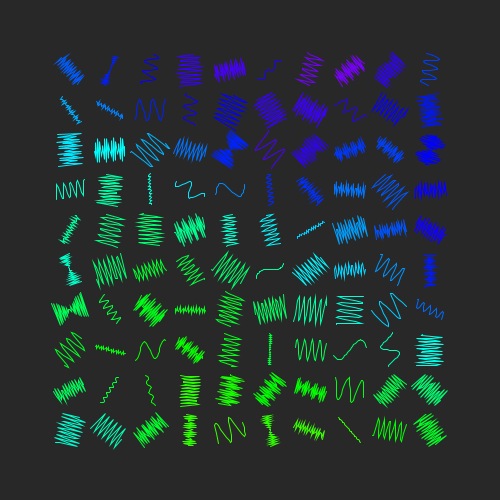
Frame 1 (no input)
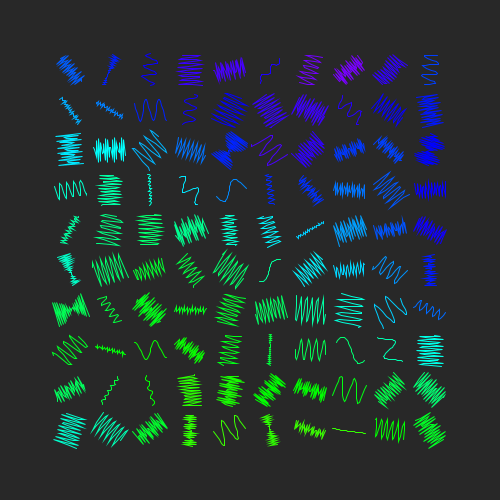
Frame 60 (the mouse pressed at the canvas centre just before this capture)
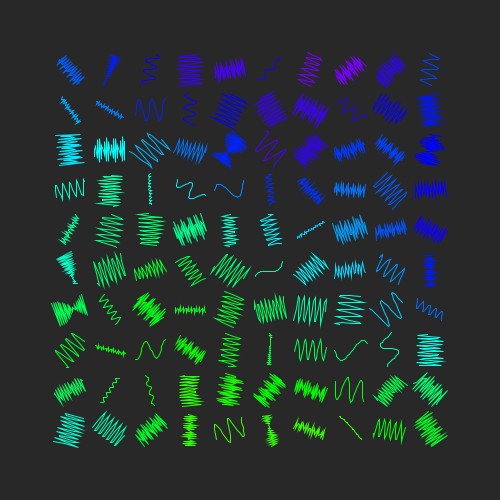
Frame 120 (the mouse held since frame 60 and released just before this capture)

The Processing sketch that drew these frames (run headless with seeded random() and noise(); from frame 60 on, the mouse is pressed at the canvas centre):

// Processing sketch: SineWavesPlus
// ── SineWavesPlus.pde
GridSystem gs;
void setup(){
  size(500, 500);
  colorMode(HSB, 100);
  //三个参数分别是格子的行数、列数以及边框的宽度。
  gs = new GridSystem(10, 10, 50); 
}

void draw(){
  background(16);
  gs.run();
}

void keyPressed(){
  gs.changeRenderMode();
}

class GridSystem{
  ArrayList<Grid> grids;
  float gridSize, border;
  
  GridSystem(float row, float col, float _border){
    border = _border;
    
    //根据容器的宽度和边框宽度计算每一个格子的大小。
    gridSize = (width - border * 2) / col;
    
    //对每一个格子进行初始化。
    grids = new ArrayList<Grid>();
    for(int i = 0 ; i < row; i++){
      for(int j = 0; j < col; j++){
      
    //三个参数分别是：行号、列号、格子大小。
        grids.add(new Grid(i, j, gridSize));
      }
    }
  }
  
  void run(){
    //改变绘制的坐标原点。
    translate(border, border);
    for(Grid g : grids){
    //更新并绘制每一个格子内的波动图案。
      g.update();
      g.display();
    }
  }
  
  void changeRenderMode(){
    //改变每一个波动图像的渲染模式
    for(Grid g : grids){
      g.changeRenderMode();
    }
  }
}

class Grid{
    //声明一些控制波动图案展现的参数。
    float waveWidth, size;
    float xPos, yPos;
    float phase, startPhase, phaseStep;
    float theta, amplitude, period;
    float c;
    final int STROKE_MODE = 0, FILL_MODE = 1;
    float mode = STROKE_MODE;
  
  Grid(float rowIndex, float colIndex, float _size){
    //格子和波动的大小
    size = _size;
    waveWidth = size * 0.8;
  
    //每个格子的中心位置
      xPos = colIndex * size + size / 2;
      yPos = rowIndex * size + size / 2;
  
    //周期
      period = TAU * pow(2, random(5));
  
    //振幅
     amplitude = map(montecarlo(), 0, 1, 0, size / 2 * 0.7);
  
    //初相
      startPhase = 0;
  
    //移动方向
      if(random(1) < 0.5){
        phaseStep = TAU / 128;
      }else{
        phaseStep = -TAU / 128;
      }
  
    //旋转角度
    theta = randomGaussian() * 2;
     
    //颜色
    c = map(noise(rowIndex / 10, colIndex / 10), 0, 1, 0, 100);
      

   }

  void update(){
    //更新初相startPhase
    //如果phaseStep > 0，startPhase变大，图像向左移动
    //如果phaseStep < 0，startPhase变小，图像向右移动
    startPhase += phaseStep;
    phase = startPhase;
  }

  void display(){
     pushMatrix();
     
     //绘制的原点为每一个格子的中心。
     translate(xPos, yPos);
  
     //颜色
    if(mode == STROKE_MODE){
       noFill();
       stroke(c, 100, 100);
    }else if(mode == FILL_MODE){
       noStroke();
       fill(c, 100, 100);
    }
  
     //旋转角度
     rotate(theta);
  
     //自定义图形
     beginShape();
     
     //根据指定Asin(Tx+P)函数在区间[-waveWidth/2, waveWidth/2]生成一系列的点。
     for(float x = -waveWidth / 2; x < waveWidth / 2; x++){
       float y = sin(x * period + phase) * amplitude;
       vertex(x, y);
     }
     endShape();
     popMatrix();
  }
  
  void changeRenderMode(){
     //mode在0和1之间切换
     mode++;
     mode %= 2;
  }
  
  float montecarlo() {
    while (true) {
      float r1 = random(1);
      float probability = r1;
      float r2 = random(1);
      if (r2 < probability) {
        return r1;
      }
    }
  }
  
}
